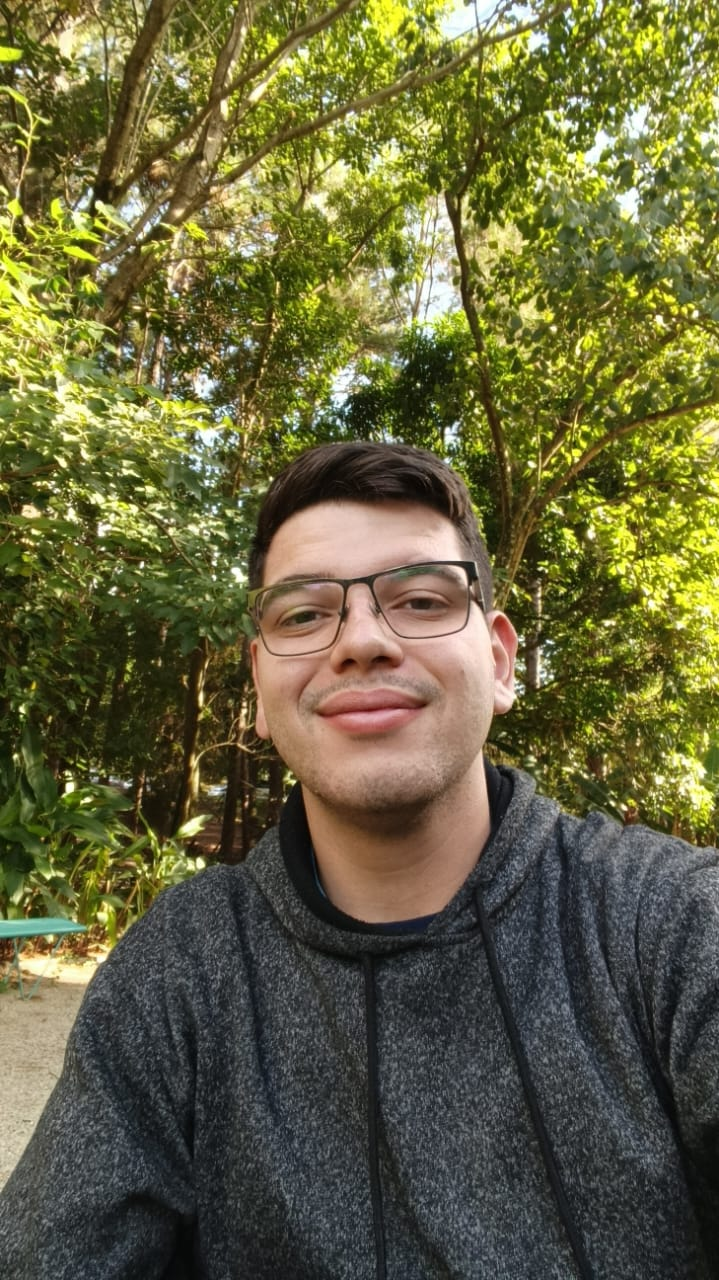
#> input picture src/Apresentacao_TCC/img_entrada/f961be76-1d3b-4b26-bc53-bca89b0f0e18.jpg, 719 x 1280 px, found by its file name
$ python processamento_vetorizado.py
#> lines starting #> are read from the running program, lines starting #| are printed output that depends on the picture
import numpy as np
import cv2
import time
import matplotlib.pyplot as plt

CAMINHO_IMAGEM = "/home/rafael-brain/GitHub/Estudo/TCC/src/Apresentacao_TCC/img_entrada/f961be76-1d3b-4b26-bc53-bca89b0f0e18.jpg"
CAMINHO_QRNG   = "/home/rafael-brain/GitHub/Estudo/TCC/src/matrices/real/matriz_qrng_001.png"

TAMANHO_CORTE = 400  # tamanho do quadrado central (400x400)


##Funções auxiliares vetorizadas
def aplicar_xor_com_qrng_vectorizado(imagem_processada, matriz_qrng):
    """
    Aplica XOR entre a imagem e a matriz QRNG usando vetorização NumPy.
    Funciona tanto para imagens em tons de cinza quanto RGB.
    """
    if imagem_processada.shape[:2] != matriz_qrng.shape:
        raise ValueError("A imagem e a matriz QRNG devem ter o mesmo tamanho")

    # Garante mesmo tipo
    imagem = imagem_processada.astype(np.uint8)
    qrng = matriz_qrng.astype(np.uint8)

    # Imagem RGB: shape (H, W, 3)
    if imagem.ndim == 3 and imagem.shape[2] == 3:
        # Expande a matriz QRNG para (H, W, 1) e deixa o NumPy broadcastar
        qrng_expandida = qrng[..., None]  # equivalente a np.expand_dims(qrng, axis=2)
        xor_resultado = np.bitwise_xor(imagem, qrng_expandida)
    else:
        # Imagem 2D (tons de cinza)
        xor_resultado = np.bitwise_xor(imagem, qrng)

    return xor_resultado


def logistic_map_vectorizado(size, r=3.999, x0=0.98892455322743):
    """
    Gera a sequência do mapa logístico.
    Ainda é sequencial (depende de x[n-1]), mas usa array pré-alocado em NumPy.
    """
    x = x0
    seq = np.empty(size, dtype=np.float64)
    for i in range(size):
        x = r * x * (1 - x)
        seq[i] = x
    return seq

def aplicar_lm_vectorizado(imagem):
    """
    Aplica o mapa logístico para permutar os pixels da imagem de forma vetorizada.
    Funciona para imagens 2D (cinza) e 3D (RGB).
    """
    h, w = imagem.shape[:2]
    total = h * w

    chaos_seq = logistic_map_vectorizado(total)
    indices = np.argsort(chaos_seq)

    if imagem.ndim == 3:
        # Imagem RGB: (H, W, C) -> (H*W, C)
        C = imagem.shape[2]
        img_flat = imagem.reshape(-1, C)          # (total, C)
        img_perm = img_flat[indices, :]           # reordena linhas via indices
        imagem_caotica = img_perm.reshape(h, w, C)
    else:
        # Imagem em tons de cinza: (H, W) -> (H*W,)
        img_flat = imagem.reshape(-1)             # (total,)
        img_perm = img_flat[indices]              # reordena via indices
        imagem_caotica = img_perm.reshape(h, w)

    return imagem_caotica, chaos_seq


##Função não vetorizada
def aplicar_xor_com_qrng_nao_vectorizado(imagem_processada, matriz_qrng):
    """
    Versão não vetorizada: usa laços explícitos em pixels e canais.
    Útil para comparação de desempenho com a versão vetorizada.
    """
    if imagem_processada.shape[:2] != matriz_qrng.shape:
        raise ValueError("A imagem e a matriz QRNG devem ter o mesmo tamanho")

    imagem = imagem_processada.astype(np.uint8)
    qrng = matriz_qrng.astype(np.uint8)

    altura, largura = qrng.shape

    if imagem.ndim == 3 and imagem.shape[2] == 3:
        # RGB
        xor_resultado = np.empty_like(imagem, dtype=np.uint8)
        for i in range(altura):
            for j in range(largura):
                for c in range(3):
                    xor_resultado[i, j, c] = imagem[i, j, c] ^ qrng[i, j]
    else:
        # Tons de cinza
        xor_resultado = np.empty_like(imagem, dtype=np.uint8)
        for i in range(altura):
            for j in range(largura):
                xor_resultado[i, j] = imagem[i, j] ^ qrng[i, j]

    return xor_resultado

def logistic_map_nao_vectorizado(size, r=3.999, x0=0.98892455322743):
    """
    Versão não vetorizada do mapa logístico: usa lista + append.
    """
    x = x0
    seq = []
    for _ in range(size):
        x = r * x * (1 - x)
        seq.append(x)
    return np.array(seq, dtype=np.float64)

def aplicar_lm_nao_vectorizado(imagem):
    """
    Aplica o mapa logístico permutando a imagem usando laços explícitos
    (sem flatten/reshape + indexação vetorizada).
    """
    h, w = imagem.shape[:2]
    total = h * w

    chaos_seq = logistic_map_nao_vectorizado(total)

    # Gera os índices ordenados "na mão" (sem np.argsort)
    indices = list(range(total))
    indices.sort(key=lambda i: chaos_seq[i])

    # Aloca saída com mesmo shape da imagem original
    imagem_caotica = np.empty_like(imagem)

    if imagem.ndim == 3:
        C = imagem.shape[2]
        for novo_idx, antigo_idx in enumerate(indices):
            # Coordernadas (linha, coluna) na imagem permutada
            new_i = novo_idx // w
            new_j = novo_idx % w
            # Coordenadas (linha, coluna) na imagem original
            old_i = antigo_idx // w
            old_j = antigo_idx % w

            for c in range(C):
                imagem_caotica[new_i, new_j, c] = imagem[old_i, old_j, c]

    else:
        for novo_idx, antigo_idx in enumerate(indices):
            new_i = novo_idx // w
            new_j = novo_idx % w
            old_i = antigo_idx // w
            old_j = antigo_idx % w

            imagem_caotica[new_i, new_j] = imagem[old_i, old_j]

    return imagem_caotica, chaos_seq

##Funções auxiliares de imagem

def cortar_centro(imagem: np.ndarray, tamanho: int) -> np.ndarray | None:
    """
    Recorta um quadrado central da imagem com o tamanho especificado.

    Returns:
        np.ndarray: A imagem cortada.
        None: Se a imagem for menor que o tamanho do corte.
    """
    if imagem is None:
        print("Erro: Nenhuma imagem fornecida para cortar.")
        return None

    h, w = imagem.shape[:2]
    if h < tamanho or w < tamanho:
        print(f"Erro: Imagem ({w}x{h}) muito pequena para cortar um quadrado de {tamanho}x{tamanho}.")
        return None

    centro_x, centro_y = w // 2, h // 2
    metade_tamanho = tamanho // 2

    # Calcula as coordenadas do corte
    y1 = centro_y - metade_tamanho
    y2 = centro_y + metade_tamanho
    x1 = centro_x - metade_tamanho
    x2 = centro_x + metade_tamanho

    return imagem[y1:y2, x1:x2]

def mostrar_imagem(imagem_input: np.ndarray, titulo: str) -> None:
    """
    Mostra uma única imagem usando Matplotlib.
    Converte de BGR (OpenCV) para RGB (Matplotlib).
    """
    if imagem_input is not None:
        # Converte a imagem do padrão BGR do OpenCV para o RGB do Matplotlib
        imagem_rgb = cv2.cvtColor(imagem_input, cv2.COLOR_BGR2RGB)
        plt.imshow(imagem_rgb)
        plt.title(titulo)
        plt.axis("off")
        plt.show()
    else:
        print("Erro: Tentativa de mostrar uma imagem que é nula (None).")

def mostrar_lado_a_lado(img1: np.ndarray, img2: np.ndarray, titulo1: str = "Imagem 1", titulo2: str = "Imagem 2") -> None:
    """Mostra duas imagens lado a lado para comparação."""
    fig, axs = plt.subplots(1, 2, figsize=(12, 6))

    # Imagem 1
    axs[0].imshow(cv2.cvtColor(img1, cv2.COLOR_BGR2RGB))
    axs[0].set_title(titulo1)
    axs[0].axis('off')

    # Imagem 2
    axs[1].imshow(cv2.cvtColor(img2, cv2.COLOR_BGR2RGB))
    axs[1].set_title(titulo2)
    axs[1].axis('off')

    plt.tight_layout()
    plt.show()


def main():
    # --------- Carregar imagens a partir dos caminhos ---------
    imagem = cv2.imread(CAMINHO_IMAGEM, cv2.IMREAD_COLOR)
#> imagem is the input picture: shape (1280, 719, 3); mean B, G, R 61.7, 99.7, 101.7
    if imagem is None:
        print(f"Erro ao carregar imagem normal: {CAMINHO_IMAGEM}")
        return

    matriz_qrng = cv2.imread(CAMINHO_QRNG, cv2.IMREAD_GRAYSCALE)
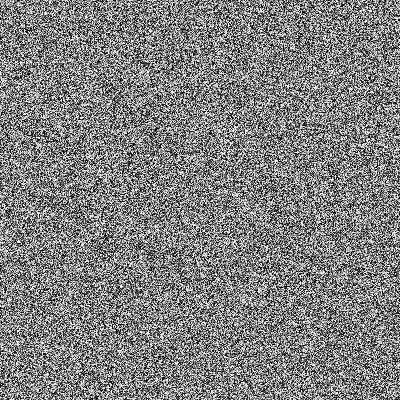
#> input picture src/matrices/real/matriz_qrng_001.png, 400 x 400 px, found by its file name
#> matriz_qrng is the input picture: shape (400, 400); min 0, max 255, mean 128.4
    if matriz_qrng is None:
        print(f"Erro ao carregar imagem QRNG: {CAMINHO_QRNG}")
        return

    print("Tamanho da imagem original:", imagem.shape)
#| Tamanho da imagem original: (1280, 719, 3)
    print("Tamanho da QRNG original:", matriz_qrng.shape)
#| Tamanho da QRNG original: (400, 400)

    tempo_start = time.time()


    # ---- Cortar centro das duas imagens para garantir mesmo tamanho ----
    tamanho_crop = TAMANHO_CORTE  # mesmo valor que você já usa
    imagem_processada = cortar_centro(imagem, tamanho_crop)
#> in cortar_centro, `return imagem[y1:y2, x1:x2]`:
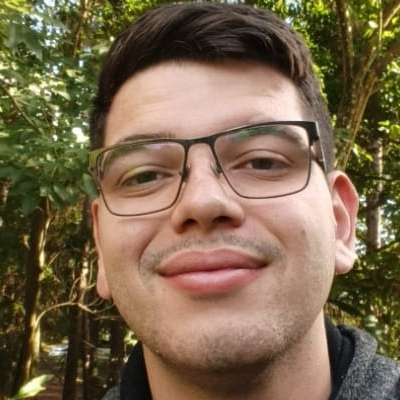
#> returned value: shape (400, 400, 3); mean of channels 0, 1, 2 76.1, 102.5, 121.5; drawn as B, G, R
    matriz_qrng_processada = cortar_centro(matriz_qrng, tamanho_crop)

    if imagem_processada is None or matriz_qrng_processada is None:
        print("Erro ao cortar imagens, abortando.")
        return

    print("Tamanho da imagem após corte:", imagem_processada.shape)
#| Tamanho da imagem após corte: (400, 400, 3)
    print("Tamanho da QRNG após corte:", matriz_qrng_processada.shape)
#| Tamanho da QRNG após corte: (400, 400)

    mostrar_imagem(imagem_processada, "Imagem de tamanho 400x400")

    tempo_start = time.time()

    # =========================
    # XOR vetorizado vs não vetorizado
    # =========================
    t0 = time.time()
    imagem_xor_vec = aplicar_xor_com_qrng_vectorizado(imagem_processada, matriz_qrng_processada)
#> in aplicar_xor_com_qrng_vectorizado, `xor_resultado = np.bitwise_xor(imagem, qrng_expandida)`:
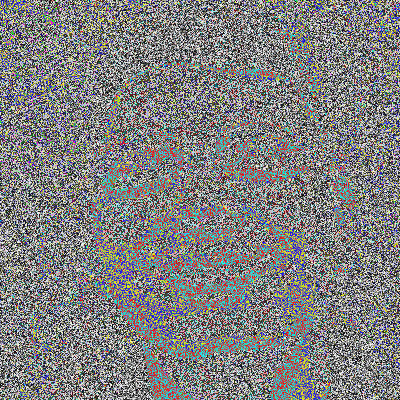
#> xor_resultado: shape (400, 400, 3); mean B, G, R 127.7, 127.4, 127.4
    t1 = time.time()

    imagem_xor_nao = aplicar_xor_com_qrng_nao_vectorizado(imagem_processada, matriz_qrng_processada)
    t2 = time.time()

    print(f"Tempo XOR vetorizado:     {t1 - t0:.4f} s")
    print(f"Tempo XOR não vetorizado: {t2 - t1:.4f} s\n")

    # =========================
    # Logistic map vetorizado vs não vetorizado
    # =========================
    imagem_caotica_vec, chaos_seq_vec = aplicar_lm_vectorizado(imagem_xor_vec)
#> in aplicar_lm_vectorizado, `imagem_caotica = img_perm.reshape(h, w, C)`:
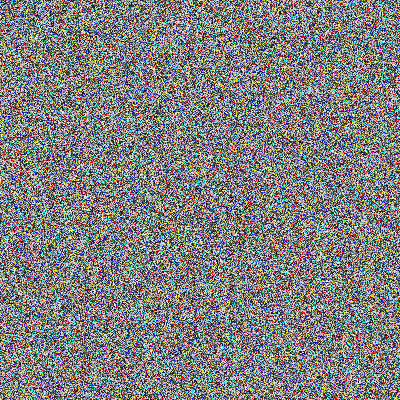
#> imagem_caotica: shape (400, 400, 3); mean of channels 0, 1, 2 127.7, 127.4, 127.4; drawn as B, G, R
    t3 = time.time()

    imagem_caotica_nao, chaos_seq_nao = aplicar_lm_nao_vectorizado(imagem_xor_nao)
    t4 = time.time()

    print(f"Tempo LM vetorizado:     {t3 - t2:.4f} s")
    print(f"Tempo LM não vetorizado: {t4 - t3:.4f} s\n")

    tempo_end = time.time()
    print(f"Pipeline completo concluído em {tempo_end - tempo_start:.2f} segundos.\n")

    # =========================
    # Visualização
    # =========================
    mostrar_lado_a_lado(imagem_xor_vec, imagem_caotica_vec,
                        "XOR vetorizado", "LM vetorizado")
#> in mostrar_lado_a_lado, `plt.show()`:
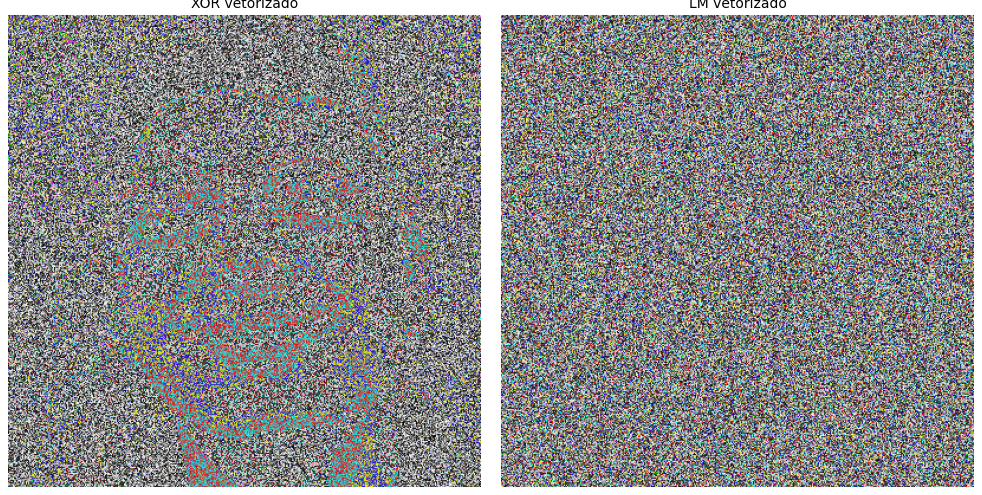
#> figure drawn by matplotlib, 2 panels
    mostrar_lado_a_lado(imagem_xor_nao, imagem_caotica_nao,
                        "XOR não vetorizado", "LM não vetorizado")

if __name__ == "__main__":
    main()
